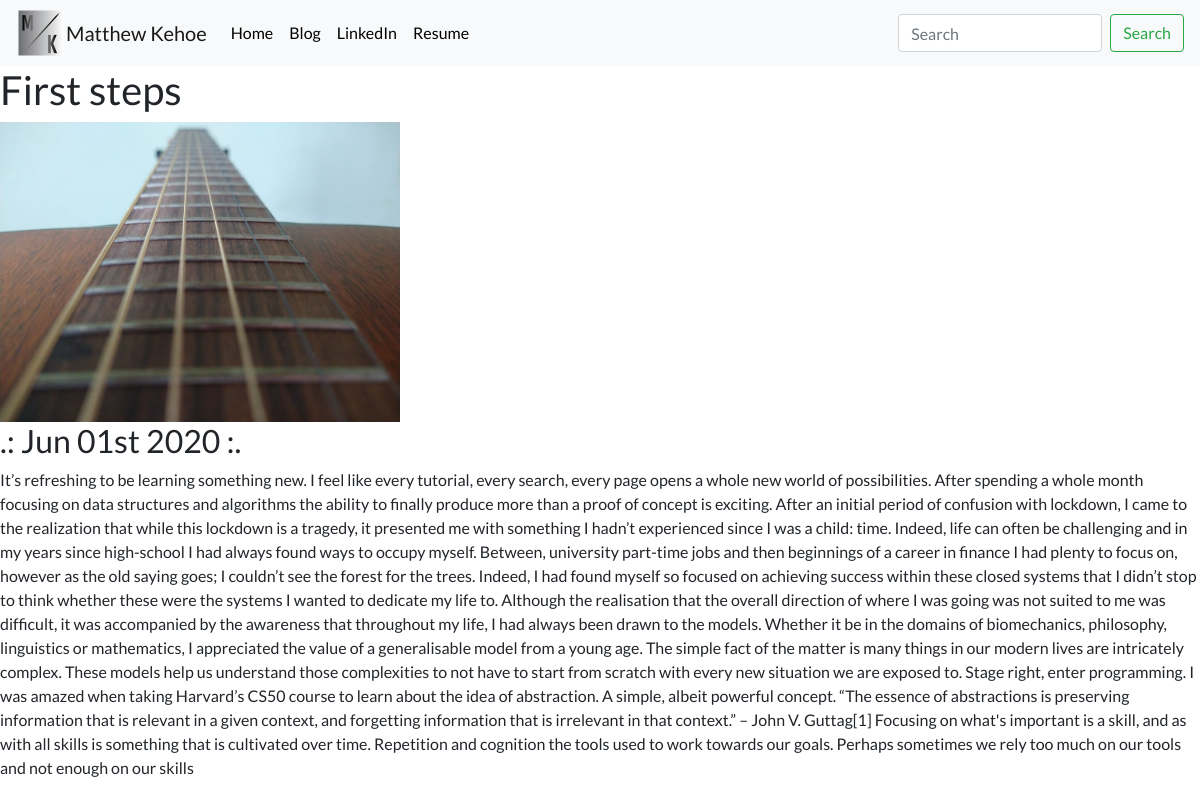
Page /blog/1/ on the committed database.
### blog/models.py (models this page shows, shortened)
class Blog(models.Model):
    title = models.CharField(max_length=200)
    description = models.TextField(max_length=3000)
    image = models.ImageField(upload_to='blog/images/')
    date = models.DateField()

### blog/views.py (the view)
# urls.py: path("<int:blog_id>/", views.detail, name="detail"),
def detail(request, blog_id):
    blog = get_object_or_404(Blog, pk=blog_id)
    return render(request, 'blog/detail.html', {'blog': blog})

### blog/templates/blog/detail.html
{% extends 'portfolio/base.html' %}
{% block content %}
<h1>{{ blog.title }}</h1>
<img src="{{ blog.image.url }}" height="300">
<h2>.: {{ blog.date|date:'M dS Y' }}  :. </h2>
{{ blog.description|safe }}
{% endblock %}

### portfolio/static/portfolio/custom.css (style rules this page uses)
body { font-family: 'Lato', sans-serif; }

### rows in the picture
Blog: title "First steps", image (picture), date "Jun 01st 2020", description "It’s refreshing to be learning something new. I feel like every tutorial, every search, every page opens a whole new world of possibilities. After spending a whole month focusing on data structures and algorithms the ability to finally produce more than a proof of concept is exciting. After an initial period of confusion with lockdown, I came to the realization that while this lockdown is a tragedy, it presented me with something I hadn’t experienced since I was a child: time. Indeed, life can often be challenging and in my years since high-school I had always found ways to occupy myself. Between, university part-time jobs and then beginnings of a career in finance I had plenty to focus on,…"
